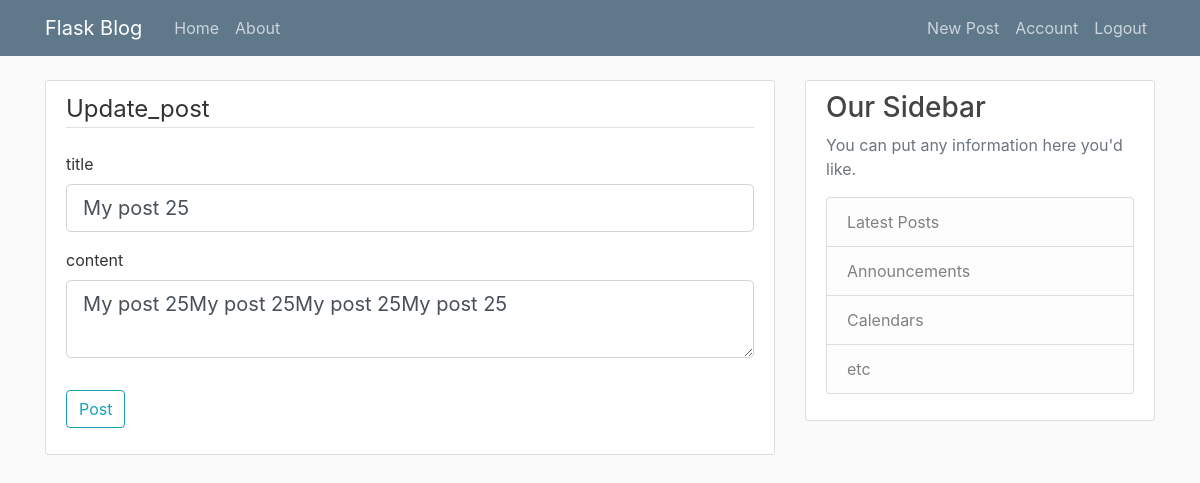
The page /post/26/update (signed in) on the database as committed earlier.
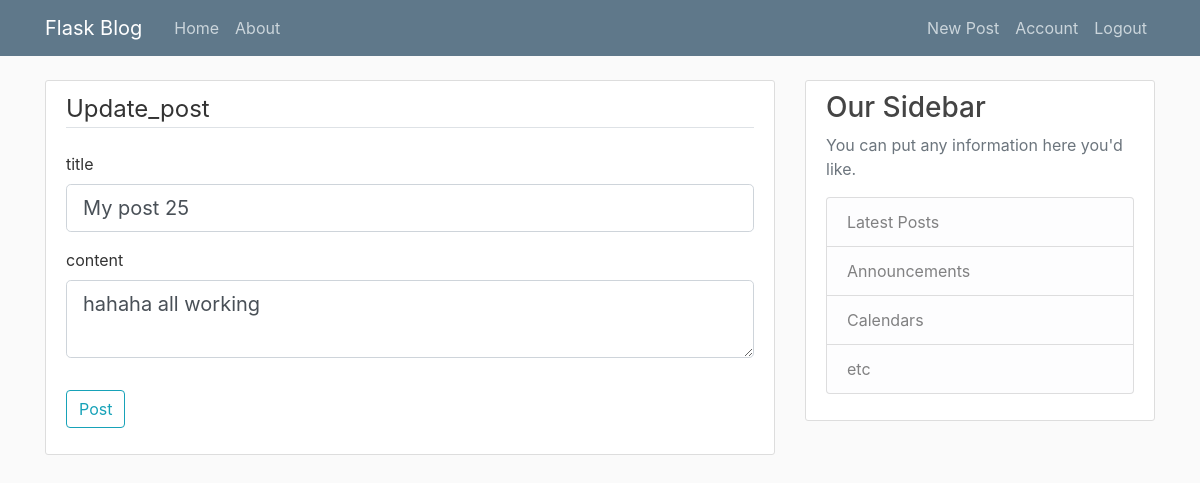
The same page on the database as committed later.
### flaskblog/models.py (models this page shows, shortened)
class Post(db.Model):
    id = db.Column(db.Integer, primary_key=True)
    title = db.Column(db.String(100), nullable=False)
    date_posted = db.Column(db.DateTime, nullable=False, default=datetime.utcnow())
    content = db.Column(db.Text, nullable=False)
    author_id = db.Column(db.Integer, db.ForeignKey("user.id"), nullable=False)
    author = db.relationship('User', back_populates='posts', lazy=True)

### flaskblog/posts/routes.py (the view)
@posts.route("/post/<int:post_id>/update", methods = ['GET', 'POST', 'PUT'])
@login_required
def update_post(post_id):
    post = Post.query.get_or_404(post_id)
    if post.author != current_user:
        abort(403)
    form = PostForm()
    if form.validate_on_submit():
        post.title = form.title.data
        post.content = form.content.data
        db.session.commit()
        flash('Your post has been updated successfully!', 'success')
        return redirect(url_for('posts.post', post_id=post.id))
    elif request.method == 'GET':
        form.title.data = post.title
        form.content.data = post.content
    return render_template('create_post.html', title='Update Post', form=form, legend='Update_post')

### flaskblog/posts/forms.py
class PostForm(FlaskForm):
    title = StringField('title', validators=[DataRequired()])
    content = TextAreaField('content', validators=[DataRequired()])
    submit = SubmitField('Post')

### flaskblog/models.py (called while the page is built)
@login_manager.user_loader
def load_user(user_id):
    return User.query.get(int(user_id)) #flask-login knows this is the function to get the user by id

### flaskblog/templates/create_post.html (shortened to what this page needs)
{% extends "layout.html" %}
{% block content %}
    <div class="content-section">
        <form method="post" action="">
            <fieldset class="form-group">
                <legend class="border-bottom mb-4">{{ legend }}</legend>
                <div class="form-group">
                    {{ form.title.label(class="form-control-label") }}
                    {% if form.title.errors %}
                        {{ form.title(class="form-control form-control-lg is-invalid") }}
                        <div class="invalid-feedback">
                            {% for error in  form.title.errors %}
                                <span>{{ error }}</span>
                            {% endfor %}
                        </div>
                        {% else %}
                        {{ form.title(class="form-control form-control-lg") }}
                    {% endif %}
                </div>
                <div class="form-group">
                    {{ form.content.label(class="form-control-label") }}
                    {% if form.content.errors %}
                        {{ form.content(class="form-control form-control-lg is-invalid") }}
                        <div class="invalid-feedback">
                            {% for error in  form.content.errors %}
                                <span>{{ error }}</span>
                            {% endfor %}
                        </div>
                        {% else %}
                        {{ form.content(class="form-control form-control-lg") }}
                    {% endif %}
                </div>
            </fieldset>
            <div class="form-group">
                {{ form.submit(class="btn btn-outline-info") }}
            </div>
        </form>
    </div>
{% endblock content %}

Rows that differ between the two databases and show on the page:
changed Post "My post 25": content "My post 25My post 25My post 25My post 25" → "hahaha all working"
